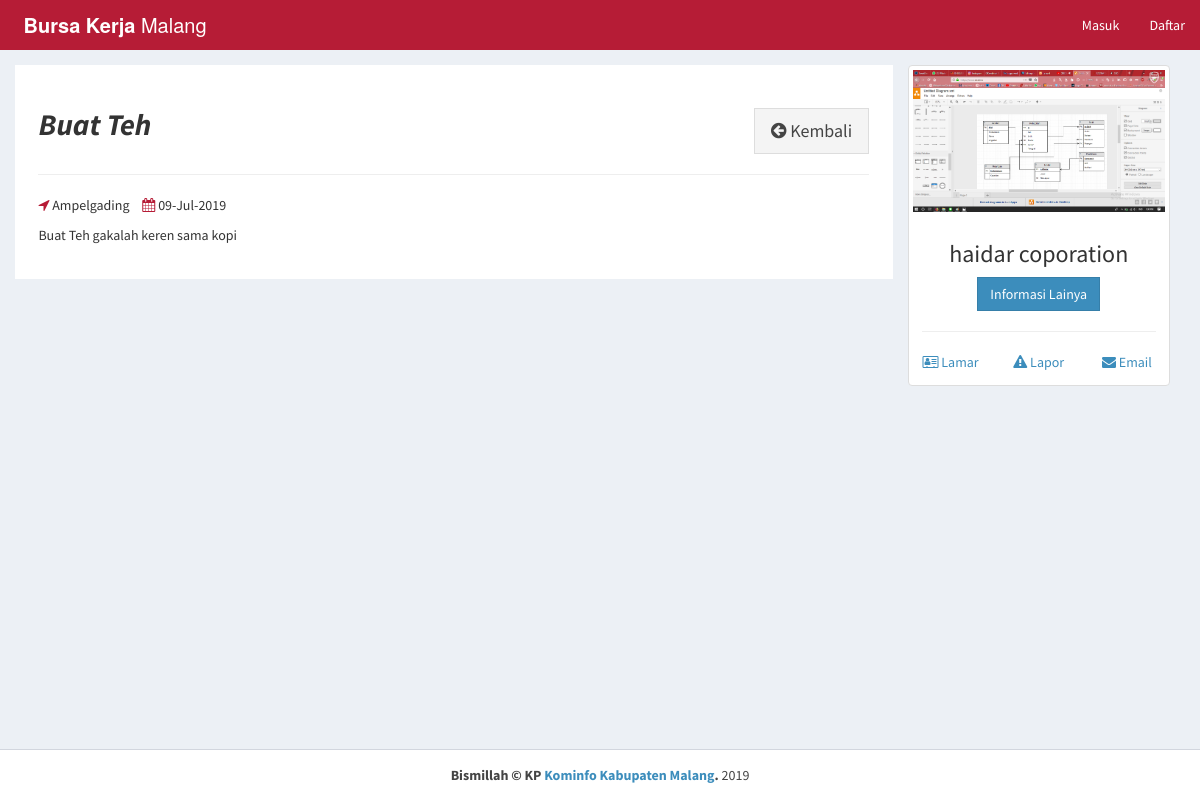
The app's page /landingpage/view-job-post.php?id=106 with its own data.
### tables this page shows
CREATE TABLE `buat_lowongan` (
  `id_jobpost` int(11) NOT NULL,
  `id_company` int(11) NOT NULL,
  `jobtitle` varchar(255) NOT NULL,
  `description` text NOT NULL,
  `minimumsalary` varchar(255) NOT NULL,
  `maximumsalary` varchar(255) NOT NULL,
  `experience` varchar(255) NOT NULL,
  `qualification` varchar(255) NOT NULL,
  `createdat` timestamp NOT NULL DEFAULT CURRENT_TIMESTAMP
);

CREATE TABLE `company` (
  `id_company` int(11) NOT NULL,
  `name` varchar(255) NOT NULL,
  `companyname` varchar(255) NOT NULL,
  `kecamatan` varchar(255) NOT NULL,
  `kelurahan_desa` varchar(255) NOT NULL,
  `alamat` varchar(255) NOT NULL,
  `contactno` varchar(255) NOT NULL,
  `website` varchar(255) NOT NULL,
  `email` varchar(255) NOT NULL,
  `password` varchar(255) NOT NULL,
  `aboutme` varchar(255) DEFAULT NULL,
  `logo` varchar(255) NOT NULL,
  `createdAt` timestamp NOT NULL DEFAULT CURRENT_TIMESTAMP,
  `active` int(11) NOT NULL DEFAULT '2',
  `id_pengusaha` int(11) NOT NULL
);

### landingpage/view-job-post.php (the view, shortened to what this page needs)
<?php
require_once("db.php");
?>
<!DOCTYPE html>
<html>
<head>
  <link rel="stylesheet" href="../css/style1.css">
  <link rel="stylesheet" href="https://cdnjs.cloudflare.com/ajax/libs/font-awesome/4.7.0/css/font-awesome.min.css">
  <link rel="stylesheet" href="https://cdnjs.cloudflare.com/ajax/libs/font-awesome/4.7.0/css/font-awesome.min.css">
  <link rel="stylesheet" href="../css/AdminLTE.min.css">
  <link rel="stylesheet" href="../css/_all-skins.min.css">
  <link rel="stylesheet" href="../css/custom.css">
</head>
<body class="hold-transition skin-green sidebar-mini">
<div class="wrapper">
  <header class="main-header">
    <a href="../index.php" class="logo logo-bg">
      <span class="logo-lg"><b>Bursa Kerja</b> Malang</span>
    </a>
    <nav class="navbar navbar-static-top">
      <div class="navbar-custom-menu">
        <ul class="nav navbar-nav">
        <?php if(empty($_SESSION['id_user']) && empty($_SESSION['id_company'])) { ?>
          <li>
            <a href="login.php">Masuk</a>
          </li>
          <li>
            <a href="sign-up.php">Daftar</a>
          </li>
          <?php } ?>
        </ul>
      </div>
    </nav>
  </header>
  <div class="content-wrapper" style="margin-left: 0px;">
  <?php
    $sql = "SELECT * FROM buat_lowongan INNER JOIN company ON buat_lowongan.id_company=company.id_company WHERE id_jobpost='$_GET[id]'";
    $result = $conn->query($sql);
    if($result->num_rows > 0)
    {
      while($row = $result->fetch_assoc())
      {
  ?>
    <section id="candidates" class="content-header">
      <div class="container">
        <div class="row">
          <div class="col-md-9 bg-white padding-2">
            <div class="pull-left">
              <h2><b><i><?php echo $row['jobtitle']; ?></i></b></h2>
            </div>
            <div class="pull-right">
              <a href="jobs.php" class="btn btn-default btn-lg btn-flat margin-top-20"><i class="fa fa-arrow-circle-left"></i> Kembali</a>
            </div>
            <div class="clearfix"></div>
            <hr>
            <div>
              <p><span class="margin-right-10"><i class="fa fa-location-arrow text-green"></i> <?php echo $row['kecamatan']; ?></span> <i class="fa fa-calendar text-green"></i> <?php echo date("d-M-Y", strtotime($row['createdat'])); ?></p>
            </div>
            <div>
              <?php echo stripcslashes($row['description']); ?>
            </div>
          </div>
          <div class="col-md-3">
            <div class="thumbnail">
              <img src="../uploads/logo/<?php echo $row['logo']; ?>" alt="companylogo">
              <div class="caption text-center">
                <h3><?php echo $row['companyname']; ?></h3>
                <p><a href="#" class="btn btn-primary btn-flat" role="button">Informasi Lainya</a>
                <hr>
                <div class="row">
                  <div class="col-md-4"><a href="apply.php?id=<?php echo $row['id_jobpost']; ?>"><i class="fa fa-address-card-o"></i> Lamar</a></div>
                  <div class="col-md-4"><a href=""><i class="fa fa-warning"></i> Lapor</a></div>
                  <div class="col-md-4"><a href=""><i class="fa fa-envelope"></i> Email</a></div>
                </div>
              </div>
            </div>
          </div>
        </div>
      </div>
    </section>
    <?php
      }
    }
    ?>
  </div>
  <footer class="main-footer" style="margin-left: 0px;">
    <div class="text-center">
    <strong>Bismillah &copy; KP <a href="http://kominfo.malangkab.go.id/">Kominfo Kabupaten Malang</a>.</strong> 2019
    </div>
  </footer>
</div>
</body>
</html>

### css/custom.css (style rules this page uses)
.logo-bg { background-color: rgb(182, 28, 54) !important; }
.margin-top-20 { margin-top: 20px; }
.padding-2 { padding: 2%; }
.bg-white { background-color: #fff; }
.margin-right-10 { margin-right: 10px; }

### records on screen
buat_lowongan: jobtitle "Buat Teh", id_company.kecamatan "Ampelgading", createdat "09-Jul-2019", description "Buat Teh gakalah keren sama kopi", id_company.logo (picture), id_company.companyname "haidar coporation"
